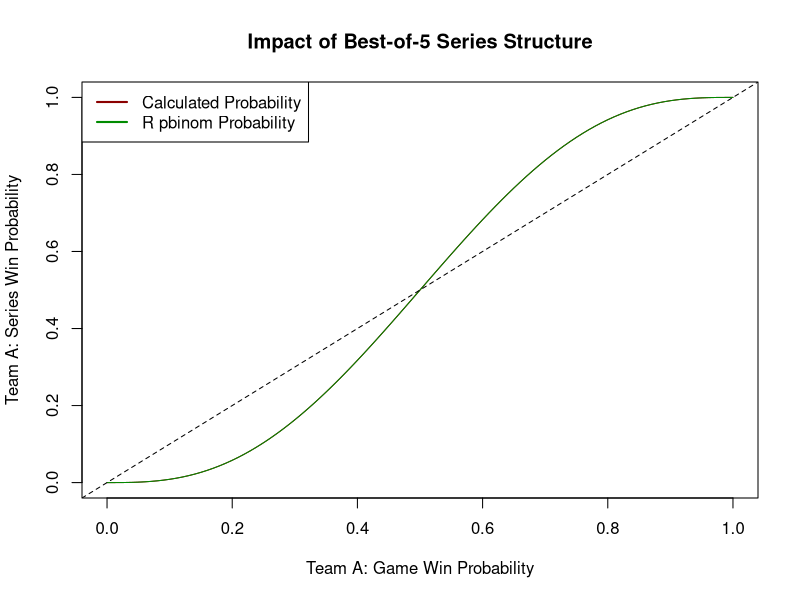
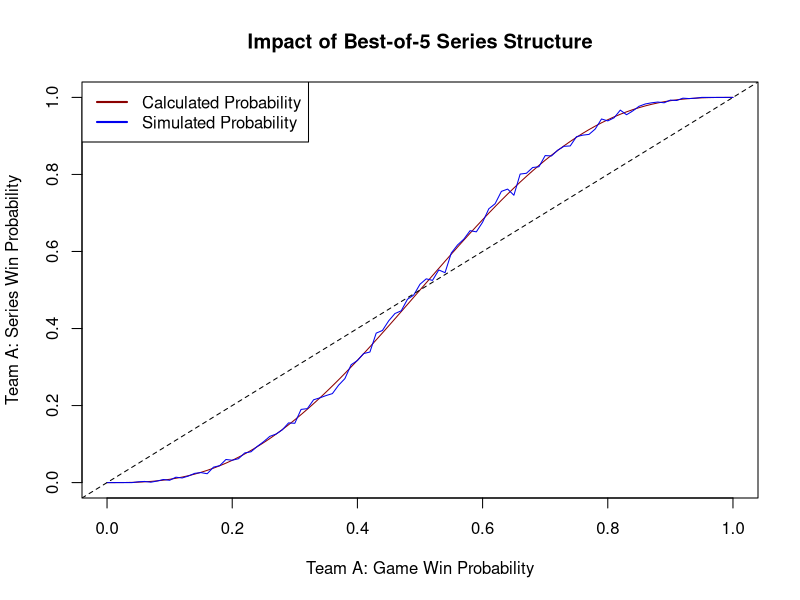

The R script that drew these images, in order:
## ---- chunk 1
p <- seq(0, 1, length.out=101)
p_calculated <- 6 * p^5 - 15 * p^4 + 10 * p^3

# pbinom gives probability P(X <= x) or P(X > x) so
# to get P(X >= 3), let's just take P(X > 2.9)
p_builtin <- pbinom(2.9, 5, p, lower.tail=FALSE)

plot(p, p_calculated, 
     type="l", col="red4", 
     xlab="Team A: Game Win Probability", 
     ylab="Team A: Series Win Probability",
     main="Impact of Best-of-5 Series Structure")
lines(p, p_builtin, col="green4")
legend("topleft", 
       legend=c("Calculated Probability", 
                "R pbinom Probability"), 
       col=c("red4", "green4"), 
       lwd=2)
abline(a=0, b=1, col="black", lty=2)
## ---- chunk 2
p <- seq(0, 1, length.out=101)
p_calculated <- 6 * p^5 - 15 * p^4 + 10 * p^3
p_empirical <- vapply(p, 
                      function(p) mean(rbinom(1000, 5, p) >= 3), 
                      0.0)

plot(p, p_calculated, 
     type="l", col="red4", 
     xlab="Team A: Game Win Probability", 
     ylab="Team A: Series Win Probability",
     main="Impact of Best-of-5 Series Structure")
lines(p, p_empirical, col="blue2")
legend("topleft", 
       legend=c("Calculated Probability", 
                "Simulated Probability"), 
       col=c("red4", "blue2"), 
       lwd=2)
abline(a=0, b=1, col="black", lty=2)
## ---- chunk 3
mean(replicate(10000, { # mean(replicate(, INDICATOR)) can be 
                        # used to estimate probabilities
  seasons <- sample(c("Winter", "Spring", "Summer", "Fall"), 7, replace=TRUE)
  length(unique(seasons)) == 4
}))
## ---- chunk 4
#| cache: true
library(dplyr)
library(tidyr)
OUTCOMES <- expand_grid(B1 = c("Winter", "Spring", "Summer", "Fall"),
                        B2 = c("Winter", "Spring", "Summer", "Fall"),
                        B3 = c("Winter", "Spring", "Summer", "Fall"),
                        B4 = c("Winter", "Spring", "Summer", "Fall"),
                        B5 = c("Winter", "Spring", "Summer", "Fall"),
                        B6 = c("Winter", "Spring", "Summer", "Fall"),
                        B7 = c("Winter", "Spring", "Summer", "Fall"))

OUTCOMES |> 
    rowwise() |>
    mutate(
        has_winter = "Winter" %in% c_across(B1:B7), 
        has_spring = "Spring" %in% c_across(B1:B7), 
        has_summer = "Summer" %in% c_across(B1:B7), 
        has_fall   = "Fall" %in% c_across(B1:B7)
    ) |>
    mutate(has_all_four = has_winter & has_spring & has_summer & has_fall) |>
    filter(has_all_four) |>
    NROW() 
## ---- chunk 5
var(rnbinom(100000, 5, 0.25))
## ---- chunk 6
mean(replicate(100000, { # mean(replicate(, N)) can be 
                         # used to estimate E[N]
  birthdays <- sample(365, 50, replace=TRUE)
  N_shares <- sum(outer(birthdays, birthdays, `==`))
  (N_shares - 50)/2 # Remove "self-shares" and divide by 2 (i, j) == (j, i)
}))
## ---- chunk 7
mean(replicate(100000, {
    birth_order <- sample(c("G", "G", "G", "B", "B", "B"), 6, replace=FALSE)
    all(birth_order[1:3] == "G")
}))
## ---- chunk 8
ppois(2, 2, lower.tail=FALSE)
## ---- chunk 9
mean(replicate(100000, {
    all(sample(c(5, 8, 11), 5, replace=TRUE) < 11)
}))
## ---- chunk 10
X <- rnorm(50000, mean=3, sd=sqrt(2))
Y <- rnorm(50000, mean=1, sd=sqrt(2))
mean(X < Y)
## ---- chunk 11
integrate(function(x) x^2/39, lower=2, upper=5)
## ---- chunk 12
pbeta(0.5, 3, 2)
## ---- chunk 13
var(replicate(100000, {
    X1 <- rnorm(1, mean=0, sd = 5)
    X2 <- rpois(1, 5)
    X3 <- runif(1, -3, 3)
    sample(c(X1, X2, X3), 1)
}))
